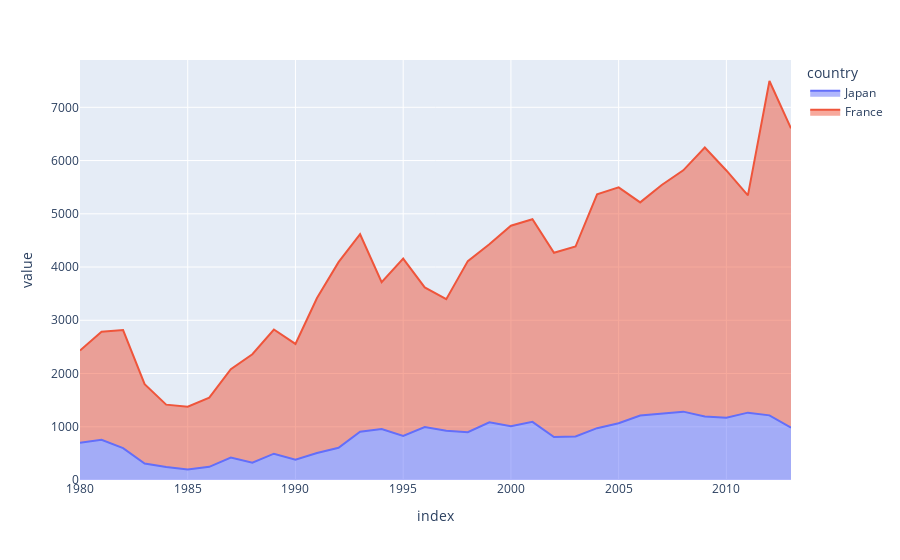

Source (notebook cell):
### Code cell
country.loc[['Japan','France']].T.plot(
    kind='area', backend='plotly'
)

### Figure 1 — Plotly figure (JSON) as saved in the notebook; plotly's stock layout.template omitted (floating-point values rounded to 4 significant figures)
{"data": [{"fillpattern": {"shape": ""}, "hovertemplate": "country=Japan<br>index=%{x}<br>value=%{y}<extra></extra>", "legendgroup": "Japan", "line": {"color": "#636efa"}, "marker": {"symbol": "circle"}, "mode": "lines", "name": "Japan", "orientation": "v", "showlegend": true, "stackgroup": "1", "type": "scatter", "x": [1980, 1981, 1982, 1983, 1984, 1985, 1986, 1987, 1988, 1989, 1990, 1991, 1992, 1993, 1994, 1995, 1996, 1997, 1998, 1999, 2000, 2001, 2002, 2003, 2004, 2005, 2006, 2007, 2008, 2009, 2010, 2011, 2012, 2013], "xaxis": "x", "y": [701, 756, 598, 309, 246, 198, 248, 422, 324, 494, 379, 506, 605, 907, 956, 826, 994, 924, 897, 1083, 1010, 1092, 806, 817, 973, 1067, 1212, 1250, 1284, 1194, 1168, 1265, 1214, 982], "yaxis": "y"}, {"fillpattern": {"shape": ""}, "hovertemplate": "country=France<br>index=%{x}<br>value=%{y}<extra></extra>", "legendgroup": "France", "line": {"color": "#EF553B"}, "marker": {"symbol": "circle"}, "mode": "lines", "name": "France", "orientation": "v", "showlegend": true, "stackgroup": "1", "type": "scatter", "x": [1980, 1981, 1982, 1983, 1984, 1985, 1986, 1987, 1988, 1989, 1990, 1991, 1992, 1993, 1994, 1995, 1996, 1997, 1998, 1999, 2000, 2001, 2002, 2003, 2004, 2005, 2006, 2007, 2008, 2009, 2010, 2011, 2012, 2013], "xaxis": "x", "y": [1729, 2027, 2219, 1490, 1169, 1177, 1298, 1658, 2038, 2332, 2177, 2911, 3487, 3709, 2759, 3332, 2623, 2473, 3214, 3343, 3765, 3806, 3463, 3568, 4391, 4429, 4002, 4290, 4532, 5051, 4646, 4080, 6280, 5623], "yaxis": "y"}], "layout": {"legend": {"title": {"text": "country"}, "tracegroupgap": 0}, "margin": {"t": 60}, "xaxis": {"anchor": "y", "domain": [0, 1], "title": {"text": "index"}}, "yaxis": {"anchor": "x", "domain": [0, 1], "title": {"text": "value"}}}}
